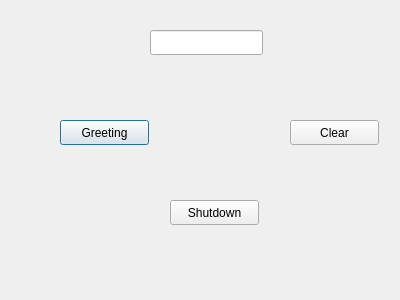
<?xml version="1.0" encoding="UTF-8"?>
<ui version="4.0">
 <class>Dialog</class>
 <widget class="QDialog" name="Dialog">
  <property name="geometry">
   <rect>
    <x>0</x>
    <y>0</y>
    <width>400</width>
    <height>300</height>
   </rect>
  </property>
  <property name="windowTitle">
   <string>Dialog</string>
  </property>
  <widget class="QLineEdit" name="lineEdit">
   <property name="geometry">
    <rect>
     <x>150</x>
     <y>30</y>
     <width>113</width>
     <height>25</height>
    </rect>
   </property>
  </widget>
  <widget class="QPushButton" name="pushButton">
   <property name="geometry">
    <rect>
     <x>60</x>
     <y>120</y>
     <width>89</width>
     <height>25</height>
    </rect>
   </property>
   <property name="text">
    <string>Greeting</string>
   </property>
  </widget>
  <widget class="QPushButton" name="pushButton_2">
   <property name="geometry">
    <rect>
     <x>170</x>
     <y>200</y>
     <width>89</width>
     <height>25</height>
    </rect>
   </property>
   <property name="text">
    <string>Shutdown</string>
   </property>
  </widget>
  <widget class="QPushButton" name="pushButton_3">
   <property name="geometry">
    <rect>
     <x>290</x>
     <y>120</y>
     <width>89</width>
     <height>25</height>
    </rect>
   </property>
   <property name="text">
    <string>Clear</string>
   </property>
  </widget>
 </widget>
 <layoutdefault spacing="6" margin="11"/>
 <resources/>
 <connections/>
</ui>
